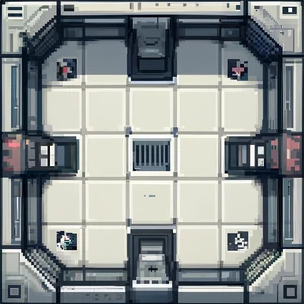

This is a level from a 2D game, rendered from its Tiled map with the project's own tilesets. A one-line summary and the complete map file follow:
An orthogonal 19x19 tile map with 16x16 px tiles, 1 tile layer (Calque de Tuiles 1).

<map version="1.10" tiledversion="1.10.2" orientation="orthogonal" renderorder="right-down" width="19" height="19" tilewidth="16" tileheight="16" infinite="0" nextlayerid="2" nextobjectid="1">
 <tileset firstgid="1" source="spaceship_interior - Copie.tsx" />
 <layer id="1" name="Calque de Tuiles 1" width="19" height="19">
  <data encoding="csv">
1,2,3,4,5,6,7,8,9,10,11,12,13,14,15,16,17,18,19,
20,21,22,23,24,25,26,27,28,29,30,31,32,33,34,35,36,37,38,
39,40,41,42,43,44,45,46,47,48,49,50,51,52,53,54,55,56,57,
58,59,60,61,62,63,64,65,66,67,68,69,70,71,72,73,74,75,76,
77,78,79,80,81,82,83,84,85,86,87,88,89,90,91,92,93,94,95,
96,97,98,99,100,101,102,103,104,105,106,107,108,109,110,111,112,113,114,
115,116,117,118,119,120,121,122,123,124,125,126,127,128,129,130,131,132,133,
134,135,136,137,138,139,140,141,142,143,144,145,146,147,148,149,150,151,152,
153,154,155,156,157,158,159,160,161,162,163,164,165,166,167,168,169,170,171,
172,173,174,175,176,177,178,179,180,181,182,183,184,185,186,187,188,189,190,
191,192,193,194,195,196,197,198,199,200,201,202,203,204,205,206,207,208,209,
210,211,212,213,214,215,216,217,218,219,220,221,222,223,224,225,226,227,228,
229,230,231,232,233,234,235,236,237,238,239,240,241,242,243,244,245,246,247,
248,249,250,251,252,253,254,255,256,257,258,259,260,261,262,263,264,265,266,
267,268,269,270,271,272,273,274,275,276,277,278,279,280,281,282,283,284,285,
286,287,288,289,290,291,292,293,294,295,296,297,298,299,300,301,302,303,304,
305,306,307,308,309,310,311,312,313,314,315,316,317,318,319,320,321,322,323,
324,325,326,327,328,329,330,331,332,333,334,335,336,337,338,339,340,341,342,
343,344,345,346,347,348,349,350,351,352,353,354,355,356,357,358,359,360,361
</data>
 </layer>
</map>